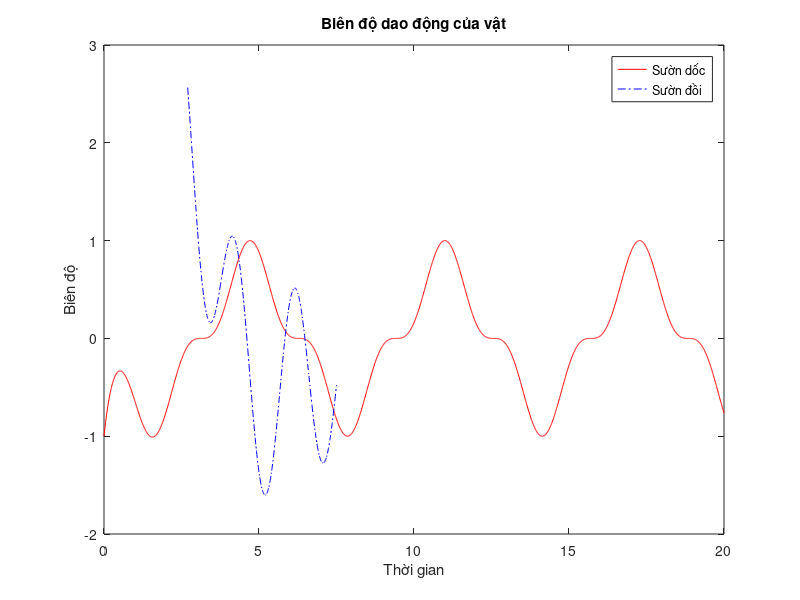
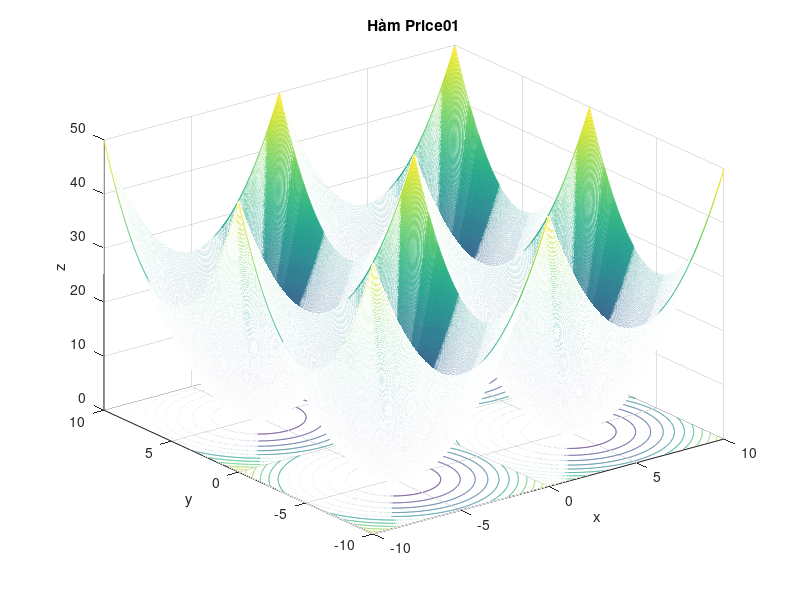

Here is the MATLAB script that generated these plots, in order: (Note: this script raises an error after producing the figures.)
clear all
close all
clc
disp('Câu 1')
A = [1 1 -3 2;...
    1 -2 0 -1;...
    0 1 1 3;...
    2 -3 0 -2];
b = [0; 0; 0; 0];
A_b = [A b];
X = rref(A_b);
disp(X(:, end))
clear all
m = input('Nhập số tự nhiên m lớn hơn hoặc bằng 5: ');
while (m < 5)
    m = input('Nhập số tự nhiên m lớn hơn hoặc bằng 5: ');
end
n = input('Nhập số tự nhiên n lớn hơn hoặc bằng 5: ');
while (n < 5)
    n = input('Nhập số tự nhiên n lớn hơn hoặc bằng 5: ');
end
A = round(-20 + (30 - (-20))*rand(m, n));
fprintf('A = \n')
disp(A)
B = round(-20 + (30 - (-20))*rand(n, n));
fprintf('B = \n')
disp(B)
C = round(-20 + (30 - (-20))*rand(n, m));
fprintf('C = \n')
disp(C)
D = B^2 - B.*B;
fprintf('D = \n')
disp(D)
E = (B*B')^2 - A'*(A*C + eye(m))*C';
fprintf('E = \n')
disp(E)
U = B^3;
u = U(end-1,:);
v = E(:,1) - E(:,2) + E(:,3) - E(:,4);
w = u.*v;
F = w*w';
G = w'*w;
Norm_1 = trace(F);
fprintf('trace(ww'') = %f\n', Norm_1)
Norm_2 = trace(G);
fprintf('trace(w''w) = %f\n', Norm_2)
Norm = norm(w, 2);
fprintf('||w||2 = %f\n', Norm)
if (and(Norm_1 == Norm_2, Norm_2 == Norm))
    fprintf('||w||2 = trace(w''w) = trace(ww'')')
end
a1 = [0 0 1 2];
a2 = [0 2 3 1];
a3 = [1 3 4 5];
a4 = [-1 7 -3 -6];
S = [a1; a2; a3; a4];
r = rank(S);
if (r == n)
    fprintf('Bộ vector là cơ sở trong R4\n')
else
    fprintf('Bộ vector không là cơ sở trong R4\n')
end

char = input('Nhập phím bất kì để tiếp tục: ');
clear all
close all
clc
disp('Câu 2')
figure('Name', 'Câu 2a', 'NumberTitle', 'off')
x1 = 0:0.01:20;
f = -exp(-3*x1) - sin(x1).^3;
plot(x1, f, 'r-')
hold on
x2 = 2.7:0.01:7.5;
g = sin(x2) + sin(10/3*x2) + log(x2) - 0.84*x2 + 3;
plot(x2, g, 'b-.')
xlabel('Thời gian')
ylabel('Biên độ')
title('Biên độ dao động của vật')
legend('Sườn dốc', 'Sườn đồi')
clear all
figure('Name', 'Câu 2b', 'NumberTitle', 'off')
x = -10:0.01:10;
y = -10:0.01:10;
[X, Y] = meshgrid(x, y);
Z = (abs(X) - 5).^2 + (abs(Y) - 5).^2;
meshc(X, Y, Z);
xlabel('x')
ylabel('y')
zlabel('f(x, y)')
title('Hàm Price01')
zlabel('z')

char = input('Nhập phím bất kì để tiếp tục: ');
clear all
close all
clc
disp('Câu 3')
syms x y z;
f = x^3 + y^3 + z^3 - x*y*z;
g = exp(1/sqrt(2)*x + 1/sqrt(2)*z)*sin(y);
fprintf('f = %s\n', string(f))
if (Kiemtra_Hamdieuhoa(f))
    fprintf('Hàm f là hàm điều hoà\n')
else
    fprintf('Hàm f không là hàm điều hoà\n')
end
fprintf('g = %s\n', string(g))
if (Kiemtra_Hamdieuhoa(g))
    fprintf('Hàm g là hàm điều hoà\n')
else
    fprintf('Hàm g không là hàm điều hoà\n')
end
clear all
syms n;
phi = (1 + sqrt(5))/2;
F = (phi^n - (-phi)^(-n))/sqrt(5);
fprintf('F = %s\n', string(F))
for i = 1:10
    fprintf('a%d = %d\n', i, subs(F, n, i))
end
G = F/exp(n);
fprintf('G = %s\n', string(G))
fprintf('limG = %f\n', limit(G, n, Inf))

char = input('Nhập phím bất kì để tiếp tục: ');
clear all
close all
clc
disp('Câu 4')
n = input('Nhập số chiều của hai ma trận A và B: ');
A = round(-100 + (100 - (-100))*rand(n));
fprintf('A = \n')
disp(A)
B = round(-100 + (100 - (-100))*rand(n));
fprintf('B = \n')
disp(B)
[O, Q, n3, ind] = Xuly_matran(A, B);
fprintf('O = \n')
disp(O)
fprintf('Q = \n')
disp(Q)
fprintf('n3 = \n')
disp(n3)
fprintf('ind = \n')
disp(ind)

char = input('Nhập phím bất kì để tiếp tục: ');
clear all
close all
clc
disp('Câu 5')
M = round(-20 + (30 - (-20))*rand(10, 10));
fprintf('M = \n')
disp(M)
A = M'*M + eye(10);
fprintf('A = \n')
disp(A)
b = round(10 + (10 - 0)*rand(10, 1));
fprintf('b = \n')
disp(b)
xe = A\b;
fprintf('xe = \n')
disp(xe)
x0 = [0; 1; 0; 1; 0; 1; 0; 1; 0; 1];
x = TT_Gauss_Seidel(A, b, x0, 0.001, 1000);
fprintf('x = \n')
disp(x)
err = norm(x - xe, Inf);
fprintf('||x - xe||oo = %f\n', err)

char = input('Nhập phím bất kì để tiếp tục: ');
clear all
close all
clc
